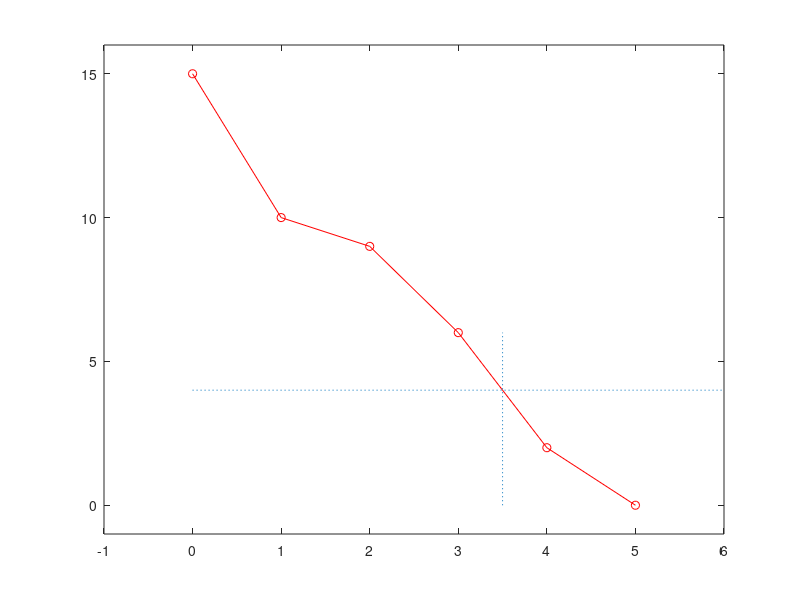

MATLAB code for this plot:
x= 0:5;
y= [15, 10, 9, 6, 2,0];

newx= 3.5;
newy= interp1(x,y,newx)

plot(x,y,'-ro')
axis([-1,6,-1,16])

line([newx, newx],[0,6], 'LineStyle',':')
line([0,6],[newy,newy],'LineStyle',':')